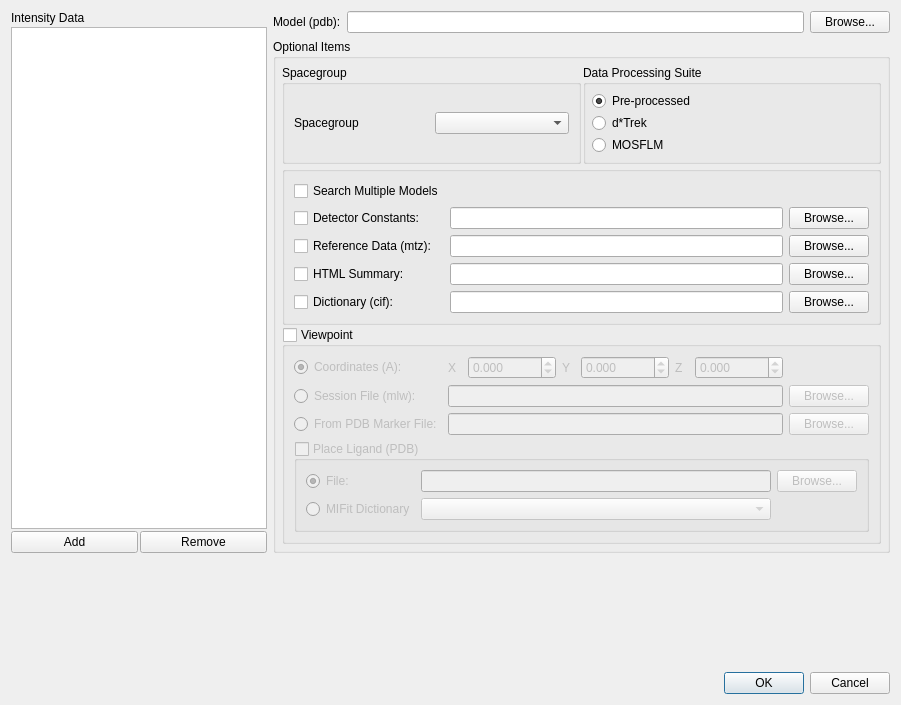
<ui version="4.0" >
 <class>BindNGrind</class>
 <widget class="QDialog" name="BindNGrind" >
  <property name="geometry" >
   <rect>
    <x>0</x>
    <y>0</y>
    <width>901</width>
    <height>705</height>
   </rect>
  </property>
  <property name="sizePolicy" >
   <sizepolicy vsizetype="Expanding" hsizetype="Expanding" >
    <horstretch>0</horstretch>
    <verstretch>0</verstretch>
   </sizepolicy>
  </property>
  <property name="windowTitle" >
   <string>Cocrystal Solution</string>
  </property>
  <layout class="QGridLayout" name="gridLayout_6" >
   <item rowspan="2" row="0" column="0" >
    <layout class="QGridLayout" name="gridLayout" >
     <property name="spacing" >
      <number>2</number>
     </property>
     <item row="2" column="0" >
      <widget class="QPushButton" name="addPushButton" >
       <property name="text" >
        <string>Add</string>
       </property>
      </widget>
     </item>
     <item row="2" column="1" >
      <widget class="QPushButton" name="removePushButton" >
       <property name="text" >
        <string>Remove</string>
       </property>
      </widget>
     </item>
     <item row="1" column="0" colspan="2" >
      <widget class="QListWidget" name="intensityDataListWidget" />
     </item>
     <item row="0" column="0" >
      <widget class="QLabel" name="label_5" >
       <property name="text" >
        <string>Intensity Data</string>
       </property>
      </widget>
     </item>
    </layout>
   </item>
   <item row="0" column="1" >
    <layout class="QHBoxLayout" name="horizontalLayout" >
     <item>
      <widget class="QLabel" name="label" >
       <property name="text" >
        <string>Model (pdb):</string>
       </property>
      </widget>
     </item>
     <item>
      <widget class="QLineEdit" name="modelPDBLineEdit" />
     </item>
     <item>
      <widget class="QPushButton" name="modelPDBPushButton" >
       <property name="text" >
        <string>Browse...</string>
       </property>
       <property name="filter" stdset="0" >
        <string>PDB files *.pdb</string>
       </property>
      </widget>
     </item>
    </layout>
   </item>
   <item row="1" column="1" >
    <widget class="QGroupBox" name="optionalItemsGroupBox" >
     <property name="title" >
      <string>Optional Items</string>
     </property>
     <layout class="QVBoxLayout" name="verticalLayout_7" >
      <property name="spacing" >
       <number>2</number>
      </property>
      <property name="margin" >
       <number>6</number>
      </property>
      <item>
       <layout class="QHBoxLayout" name="horizontalLayout_8" >
        <property name="spacing" >
         <number>2</number>
        </property>
        <item>
         <widget class="QGroupBox" name="spacegroupGroupBox" >
          <property name="title" >
           <string>Spacegroup</string>
          </property>
          <layout class="QGridLayout" name="gridLayout_4" >
           <item row="0" column="0" >
            <widget class="QLabel" name="label_6" >
             <property name="text" >
              <string>Spacegroup</string>
             </property>
            </widget>
           </item>
           <item row="0" column="1" >
            <widget class="QComboBox" name="spaceGroupComboBox" />
           </item>
          </layout>
         </widget>
        </item>
        <item>
         <widget class="QGroupBox" name="dataProcessingSuiteGroupBox" >
          <property name="title" >
           <string>Data Processing Suite</string>
          </property>
          <layout class="QVBoxLayout" name="verticalLayout" >
           <property name="spacing" >
            <number>2</number>
           </property>
           <property name="margin" >
            <number>6</number>
           </property>
           <item>
            <widget class="QRadioButton" name="preProcessedRadioButton" >
             <property name="text" >
              <string>Pre-processed</string>
             </property>
             <property name="checked" >
              <bool>true</bool>
             </property>
            </widget>
           </item>
           <item>
            <widget class="QRadioButton" name="dtrekRadioButton" >
             <property name="text" >
              <string>d*Trek</string>
             </property>
            </widget>
           </item>
           <item>
            <widget class="QRadioButton" name="mosflmRadioButton" >
             <property name="text" >
              <string>MOSFLM</string>
             </property>
            </widget>
           </item>
          </layout>
         </widget>
        </item>
       </layout>
      </item>
      <item>
       <widget class="QGroupBox" name="groupBox_6" >
        <property name="title" >
         <string/>
        </property>
        <layout class="QGridLayout" name="gridLayout_2" >

         <item row="0" column="0" colspan="2" >
          <widget class="QCheckBox" name="multipleModelsCheckBox" >
           <property name="text" >
            <string>Search Multiple Models</string>
           </property>
          </widget>
         </item>
         <item row="6" column="3" >
          <widget class="QPushButton" name="htmlSummaryPushButton" >
           <property name="text" >
            <string>Browse...</string>
           </property>
          </widget>
         </item>
         <item row="6" column="2" >
          <widget class="QLineEdit" name="htmlSummaryLineEdit" />
         </item>
         <item row="6" column="0" >
          <widget class="QCheckBox" name="htmlSummaryCheckBox" >
           <property name="text" >
            <string>HTML Summary:</string>
           </property>
          </widget>
         </item>
         <item row="3" column="2" >
          <widget class="QLineEdit" name="detectorConstantsLineEdit" />
         </item>
         <item row="3" column="3" >
          <widget class="QPushButton" name="detectorConstantsPushButton" >
           <property name="text" >
            <string>Browse...</string>
           </property>
          </widget>
         </item>
         <item row="3" column="0" >
          <widget class="QCheckBox" name="detectorConstantsCheckBox" >
           <property name="text" >
            <string>Detector Constants:</string>
           </property>
          </widget>
         </item>
         <item row="5" column="0" >
          <widget class="QCheckBox" name="referenceDataCheckBox" >
           <property name="text" >
            <string>Reference Data (mtz):</string>
           </property>
          </widget>
         </item>
         <item row="5" column="2" >
          <widget class="QLineEdit" name="referenceDataLineEdit" />
         </item>
         <item row="5" column="3" >
          <widget class="QPushButton" name="referenceDataPushButton" >
           <property name="text" >
            <string>Browse...</string>
           </property>
          </widget>
         </item>
         <item row="7" column="2" >
          <widget class="QLineEdit" name="dictionaryCIFLineEdit" />
         </item>
         <item row="7" column="0" >
          <widget class="QCheckBox" name="dictionaryCIFCheckBox" >
           <property name="text" >
            <string>Dictionary (cif):</string>
           </property>
          </widget>
         </item>
         <item row="7" column="3" >
          <widget class="QPushButton" name="dictionaryCIFPushButton" >
           <property name="text" >
            <string>Browse...</string>
           </property>
          </widget>
         </item>
        </layout>
       </widget>
      </item>
      <item>
       <widget class="QGroupBox" name="viewpointGroupBox" >
        <property name="title" >
         <string>Viewpoint</string>
        </property>
        <property name="checkable" >
         <bool>true</bool>
        </property>
        <property name="checked" >
         <bool>false</bool>
        </property>
        <layout class="QGridLayout" name="gridLayout_3" >
         <item row="0" column="0" >
          <widget class="QRadioButton" name="coordinatesRadioButton" >
           <property name="text" >
            <string>Coordinates (A):</string>
           </property>
           <property name="checked" >
            <bool>true</bool>
           </property>
          </widget>
         </item>
         <item row="0" column="1" >
          <layout class="QHBoxLayout" name="horizontalLayout_10" >
           <item>
            <widget class="QLabel" name="label_2" >
             <property name="text" >
              <string>X</string>
             </property>
            </widget>
           </item>
           <item>
            <widget class="QDoubleSpinBox" name="xSpinBox" >
             <property name="decimals" >
              <number>3</number>
             </property>
             <property name="minimum" >
              <double>-10000.000000000000000</double>
             </property>
             <property name="maximum" >
              <double>10000.000000000000000</double>
             </property>
            </widget>
           </item>
           <item>
            <widget class="QLabel" name="label_3" >
             <property name="text" >
              <string>Y</string>
             </property>
            </widget>
           </item>
           <item>
            <widget class="QDoubleSpinBox" name="ySpinBox" >
             <property name="decimals" >
              <number>3</number>
             </property>
             <property name="minimum" >
              <double>-10000.000000000000000</double>
             </property>
             <property name="maximum" >
              <double>10000.000000000000000</double>
             </property>
            </widget>
           </item>
           <item>
            <widget class="QLabel" name="label_4" >
             <property name="text" >
              <string>Z</string>
             </property>
            </widget>
           </item>
           <item>
            <widget class="QDoubleSpinBox" name="zSpinBox" >
             <property name="decimals" >
              <number>3</number>
             </property>
             <property name="minimum" >
              <double>-10000.000000000000000</double>
             </property>
             <property name="maximum" >
              <double>10000.000000000000000</double>
             </property>
            </widget>
           </item>
          </layout>
         </item>
         <item row="1" column="0" >
          <widget class="QRadioButton" name="sessionFileRadioButton" >
           <property name="text" >
            <string>Session File (mlw):</string>
           </property>
          </widget>
         </item>
         <item row="1" column="1" >
          <widget class="QLineEdit" name="sessionFileLineEdit" />
         </item>
         <item row="1" column="2" >
          <widget class="QPushButton" name="sessionFilePushButton" >
           <property name="text" >
            <string>Browse...</string>
           </property>
          </widget>
         </item>
         <item row="2" column="0" >
          <widget class="QRadioButton" name="fromPDBMarkerFileRadioButton" >
           <property name="text" >
            <string>From PDB Marker File:</string>
           </property>
          </widget>
         </item>
         <item row="2" column="1" >
          <widget class="QLineEdit" name="fromPDBMarkerFileLineEdit" />
         </item>
         <item row="2" column="2" >
          <widget class="QPushButton" name="fromPDBMarkerFilePushButton" >
           <property name="text" >
            <string>Browse...</string>
           </property>
          </widget>
         </item>
         <item row="3" column="0" colspan="3" >
          <widget class="QGroupBox" name="placeLigandPDBGroupBox" >
           <property name="title" >
            <string>Place Ligand (PDB)</string>
           </property>
           <property name="checkable" >
            <bool>true</bool>
           </property>
           <property name="checked" >
            <bool>false</bool>
           </property>
           <layout class="QGridLayout" name="gridLayout_5" >
            <item row="0" column="0" >
             <widget class="QRadioButton" name="ligandFileCheckBox" >
              <property name="text" >
               <string>File:</string>
              </property>
              <property name="checked" >
               <bool>true</bool>
              </property>
             </widget>
            </item>
            <item row="0" column="1" >
             <widget class="QLineEdit" name="ligandFileLineEdit" />
            </item>
            <item row="0" column="2" >
             <widget class="QPushButton" name="ligandFilePushButton" >
              <property name="text" >
               <string>Browse...</string>
              </property>
             </widget>
            </item>
            <item row="1" column="0" >
             <widget class="QRadioButton" name="dictionaryRadioButton" >
              <property name="text" >
               <string>MIFit Dictionary</string>
              </property>
             </widget>
            </item>
            <item row="1" column="1" >
             <widget class="QComboBox" name="dictionaryComboBox" />
            </item>
           </layout>
          </widget>
         </item>
        </layout>
       </widget>
      </item>
     </layout>
    </widget>
   </item>
   <item row="2" column="1" >
    <spacer name="verticalSpacer" >
     <property name="orientation" >
      <enum>Qt::Vertical</enum>
     </property>
     <property name="sizeHint" stdset="0" >
      <size>
       <width>564</width>
       <height>32</height>
      </size>
     </property>
    </spacer>
   </item>
   <item row="3" column="0" colspan="2" >
    <widget class="QDialogButtonBox" name="buttonBox" >
     <property name="orientation" >
      <enum>Qt::Horizontal</enum>
     </property>
     <property name="standardButtons" >
      <set>QDialogButtonBox::Cancel|QDialogButtonBox::Ok</set>
     </property>
    </widget>
   </item>
  </layout>
 </widget>
 <tabstops>
  <tabstop>buttonBox</tabstop>
  <tabstop>addPushButton</tabstop>
  <tabstop>removePushButton</tabstop>
  <tabstop>intensityDataListWidget</tabstop>
  <tabstop>modelPDBLineEdit</tabstop>
  <tabstop>modelPDBPushButton</tabstop>
  <tabstop>spaceGroupComboBox</tabstop>
  <tabstop>preProcessedRadioButton</tabstop>
  <tabstop>dtrekRadioButton</tabstop>
  <tabstop>mosflmRadioButton</tabstop>
  <tabstop>multipleModelsCheckBox</tabstop>
  <tabstop>detectorConstantsCheckBox</tabstop>
  <tabstop>detectorConstantsLineEdit</tabstop>
  <tabstop>detectorConstantsPushButton</tabstop>
  <tabstop>referenceDataCheckBox</tabstop>
  <tabstop>referenceDataLineEdit</tabstop>
  <tabstop>referenceDataPushButton</tabstop>
  <tabstop>htmlSummaryCheckBox</tabstop>
  <tabstop>htmlSummaryLineEdit</tabstop>
  <tabstop>htmlSummaryPushButton</tabstop>
  <tabstop>dictionaryCIFCheckBox</tabstop>
  <tabstop>dictionaryCIFLineEdit</tabstop>
  <tabstop>dictionaryCIFPushButton</tabstop>
  <tabstop>viewpointGroupBox</tabstop>
  <tabstop>coordinatesRadioButton</tabstop>
  <tabstop>sessionFileRadioButton</tabstop>
  <tabstop>sessionFileLineEdit</tabstop>
  <tabstop>sessionFilePushButton</tabstop>
  <tabstop>fromPDBMarkerFileRadioButton</tabstop>
  <tabstop>fromPDBMarkerFileLineEdit</tabstop>
  <tabstop>fromPDBMarkerFilePushButton</tabstop>
  <tabstop>placeLigandPDBGroupBox</tabstop>
  <tabstop>ligandFileCheckBox</tabstop>
  <tabstop>ligandFileLineEdit</tabstop>
  <tabstop>ligandFilePushButton</tabstop>
  <tabstop>dictionaryRadioButton</tabstop>
  <tabstop>dictionaryComboBox</tabstop>
 </tabstops>
 <resources/>
 <connections>
  <connection>
   <sender>buttonBox</sender>
   <signal>accepted()</signal>
   <receiver>BindNGrind</receiver>
   <slot>accept()</slot>
   <hints>
    <hint type="sourcelabel" >
     <x>260</x>
     <y>687</y>
    </hint>
    <hint type="destinationlabel" >
     <x>157</x>
     <y>274</y>
    </hint>
   </hints>
  </connection>
  <connection>
   <sender>buttonBox</sender>
   <signal>rejected()</signal>
   <receiver>BindNGrind</receiver>
   <slot>reject()</slot>
   <hints>
    <hint type="sourcelabel" >
     <x>328</x>
     <y>687</y>
    </hint>
    <hint type="destinationlabel" >
     <x>286</x>
     <y>274</y>
    </hint>
   </hints>
  </connection>
 </connections>
</ui>
